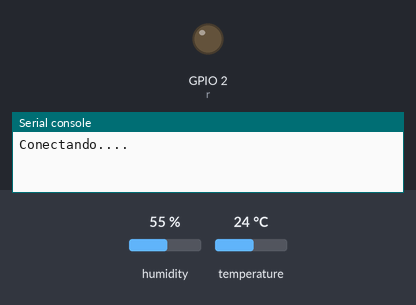
The program below on a simulated ESP32 board running MicroPython. Parts: output pins drawn as LEDs (lit = HIGH), the last lines printed to the serial console. The test bench sets the inputs (shaded band); at power-on: humidity 55 %, temperature 24 °C. WiFi joins after 1.5 s; requests to the public web service named in the program get a made-up reply in its usual format after 0.4 s (London, UTC, broken clouds, 64 % humidity, 1013 hPa unless stated).

Above: at 1.2 s.
1.3 s: humidity set to 69 %
8.9 s: humidity set to 72 %
At 16.4 s:
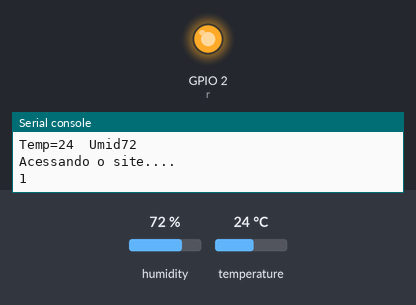
16.8 s: humidity set to 22 %
At 23.7 s:
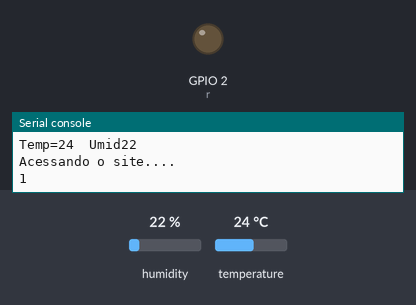
24.4 s: humidity set to 88 %
At 29.8 s:
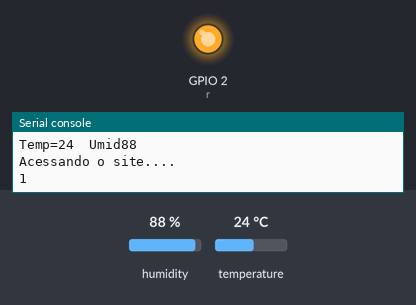
Timing chart, 0 to 31.3 s (numbered marks = the images above; inputs shaded):
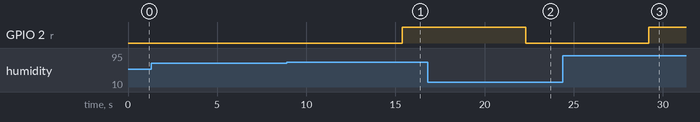

Measured:
- the behaviour switches between 70 and 71 % on humidity (found by bisection; images 0 and 1)
- after the input at 8.9 s, GPIO 2 (r): LOW → HIGH after 6.5 s
- after the input at 16.8 s, GPIO 2 (r): HIGH → LOW after 5.5 s
- after the input at 24.4 s, GPIO 2 (r): LOW → HIGH after 4.8 s

The program:

C_digo.py
```python
#Giovanaisabel Souza Carmazio
#2 periodo de analise e desenvolvimento de sistemas


import network
import time
import urequests
import dht
import machine

d = dht.DHT11(machine.Pin(13))
r = machine.Pin(2,machine.Pin.OUT)

def conecta(ssid, senha):
    import network
    import time
    station = network.WLAN(network.STA_IF)
    station.active(True)
    station.connect(ssid, senha)
    for t in range(50):
        if station.isconnected():
            break
        time.sleep(0.1)
    return station


while True:
    print("Conectando....")
    station = conecta("Carlos Suzuki","31415926")
    if not station.isconnected():
        print("Não conectado")
        time.sleep(2)

    else:
        print("Conectado!!!")
        d.measure()
        print("Temp={}  Umid{}".format(d.temperature(), d.humidity()))
        if ((d.temperature() > 31) or (d.humidity() > 70)):
            r.value(1)
            rele = 1
        else:
            r.value(0)
            rele = 0
        print("Acessando o site....")
        #resposta = urequests.get("https://api.thingspeak.com/update?api_key=AH3LFDI1WBF8MJKV&field1=0")
        resposta = urequests.get("https://api.thingspeak.com/update?api_key=AH3LFDI1WBF8MJKV&field1={}&field2={}&field3={}".format(d.temperature(), d.humidity(), rele))
        print(resposta.text)
        station.disconnect()
    time.sleep(5)
```
